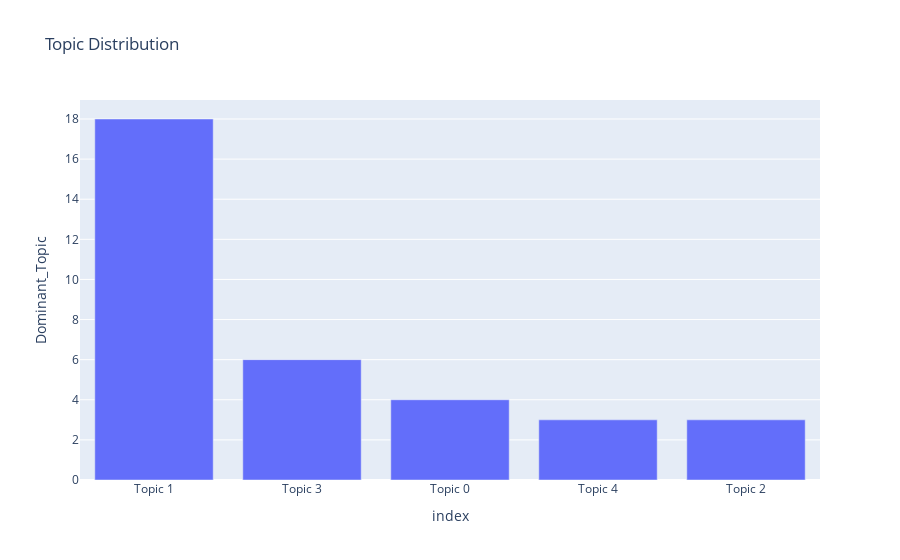

Write notebook code for a chart like this one.
### Markdown cell above
The sentiment polarity indicates the sentiment of the text on a scale from -1 to 1, where -1 represents a negative sentiment, 0 represents a neutral sentiment, and 1 represents a positive sentiment.

### Code cell
vectorizer = CountVectorizer(max_df=0.95, min_df=2, max_features=1000, stop_words='english')
tf = vectorizer.fit_transform(text['Article'])

lda_model = LatentDirichletAllocation(n_components=5, random_state=42)

lda_topic_matrix = lda_model.fit_transform(tf)


topic_names = ["Topic " + str(i) for i in range(lda_model.n_components)]

text['Dominant_Topic'] = [topic_names[i] for i in lda_topic_matrix.argmax(axis=1)]

fig = px.bar(text['Dominant_Topic'].value_counts().reset_index(), x='index', y='Dominant_Topic', title='Topic Distribution')
fig.show()

### Figure 1 — Plotly figure (JSON) as saved in the notebook; plotly's stock layout.template omitted (floating-point values rounded to 4 significant figures)
{"data": [{"alignmentgroup": "True", "hovertemplate": "index=%{x}<br>Dominant_Topic=%{y}<extra></extra>", "legendgroup": "", "marker": {"color": "#636efa", "pattern": {"shape": ""}}, "name": "", "offsetgroup": "", "orientation": "v", "showlegend": false, "textposition": "auto", "type": "bar", "x": ["Topic 1", "Topic 3", "Topic 0", "Topic 4", "Topic 2"], "xaxis": "x", "y": [18, 6, 4, 3, 3], "yaxis": "y"}], "layout": {"barmode": "relative", "legend": {"tracegroupgap": 0}, "title": {"text": "Topic Distribution"}, "xaxis": {"anchor": "y", "domain": [0, 1], "title": {"text": "index"}}, "yaxis": {"anchor": "x", "domain": [0, 1], "title": {"text": "Dominant_Topic"}}}}
